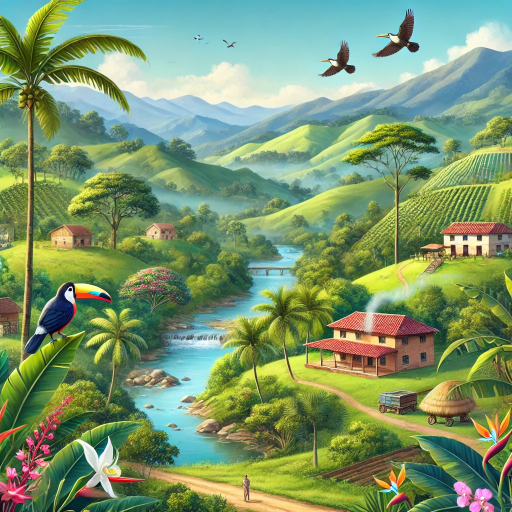
#> input picture Colombia.webp, 1024 x 1024 px (shown at 1/2 size)
$ python adv_images_pillow.py
#> lines starting #> are read from the running program, lines starting #| are printed output that depends on the picture
from PIL import Image, ImageEnhance, ImageOps, ImageFilter, ImageDraw, ImageFont
import requests as req
from io import BytesIO
import math


# Cargar imagen desde URL
def cargar_imagen(url):
    respuesta = req.get(url).content
    return Image.open(BytesIO(respuesta)).convert("RGBA")


# 1. Rotación con fondo transparente
def rotacion_transparente(imagen, grados=45):
    return imagen.rotate(grados, expand=True, fillcolor=(0, 0, 0, 0))


# 2. Crear sombra alrededor
# [40 lines left out: functions sombra, esquinas_redondeadas, recorte_circular, agregar_texto, not called in this run]


# 6. Efecto espejo (reflejo en agua)
def reflejo(imagen, factor=0.5):
    reflejo = imagen.transpose(Image.FLIP_TOP_BOTTOM)
    reflejo = reflejo.crop((0, 0, imagen.width, int(imagen.height * factor)))
    gradiente = Image.new("L", (1, reflejo.height), color=255)
    for y in range(reflejo.height):
        gradiente.putpixel((0, y), max(0, 255 - int(255 * (y / reflejo.height))))
    alpha = gradiente.resize(reflejo.size)
    reflejo.putalpha(alpha)

    resultado = Image.new("RGBA", (imagen.width, imagen.height + reflejo.height))
    resultado.paste(imagen, (0, 0))
    resultado.paste(reflejo, (0, imagen.height), reflejo)
    return resultado


# 7. Mosaico (efecto pixelado)
def pixelar(imagen, factor=10):
    pequeña = imagen.resize((imagen.width // factor, imagen.height // factor), resample=Image.NEAREST)
    return pequeña.resize(imagen.size, Image.NEAREST)


# 8. Distorsión tipo onda
def onda(imagen, amplitud=20, frecuencia=2):
    ancho, alto = imagen.size
    resultado = Image.new("RGBA", (ancho, alto))
    pixeles = imagen.load()
    resultado_pix = resultado.load()

    for y in range(alto):
        for x in range(ancho):
            nuevo_x = int(x + amplitud * math.sin(2 * math.pi * y / frecuencia))
            if 0 <= nuevo_x < ancho:
                resultado_pix[x, y] = pixeles[nuevo_x, y]
    return resultado


# 9. Superponer dos imágenes
def superponer(imagen1, imagen2, alpha=0.5):
    imagen2 = imagen2.resize(imagen1.size)
    return Image.blend(imagen1.convert("RGBA"), imagen2.convert("RGBA"), alpha)


# 10. Guardar como WebP con compresión
def guardar_webp(imagen, nombre="resultado.webp"):
    imagen.save(nombre, "WEBP", quality=80)
    print(f"Imagen guardada como {nombre}")

# ===============================
# Ejemplo de uso
# ===============================
if __name__ == "__main__":
    url = "Colombia.webp"

    img = Image.open(fp=url)
#> img is the input picture: PIL image 1024x1024 RGB; mean R, G, B 123.4, 150.7, 108.5
    #img = cargar_imagen(url)

    imagen_onda = onda(img)
#> in onda, `resultado = Image.new("RGBA", (ancho, alto))`: resultado: PIL image 1024x1024 RGBA; every value is 0
    imagen_onda.show()

    imagen_reflejo = reflejo(img)
#> in reflejo, `reflejo = imagen.transpose(Image.FLIP_TOP_BOTTOM)`:
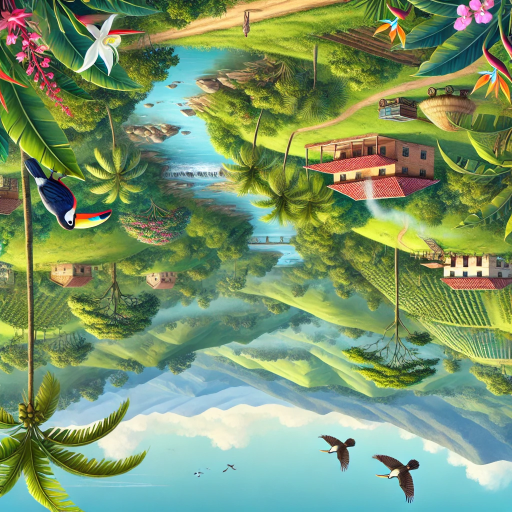
#> reflejo: PIL image 1024x1024 RGB (shown at 1/2 size); mean R, G, B 123.4, 150.7, 108.5
#> in reflejo, `reflejo = reflejo.crop((0, 0, imagen.width, int(imagen.height * factor..`:
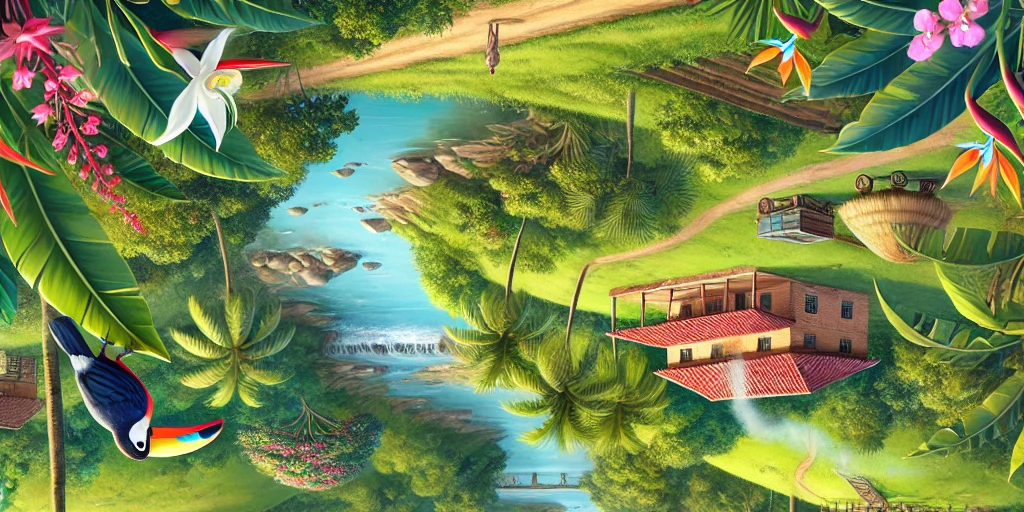
#> reflejo: PIL image 1024x512 RGB; mean R, G, B 115.6, 133.1, 78.2
#> in reflejo, `alpha = gradiente.resize(reflejo.size)`:
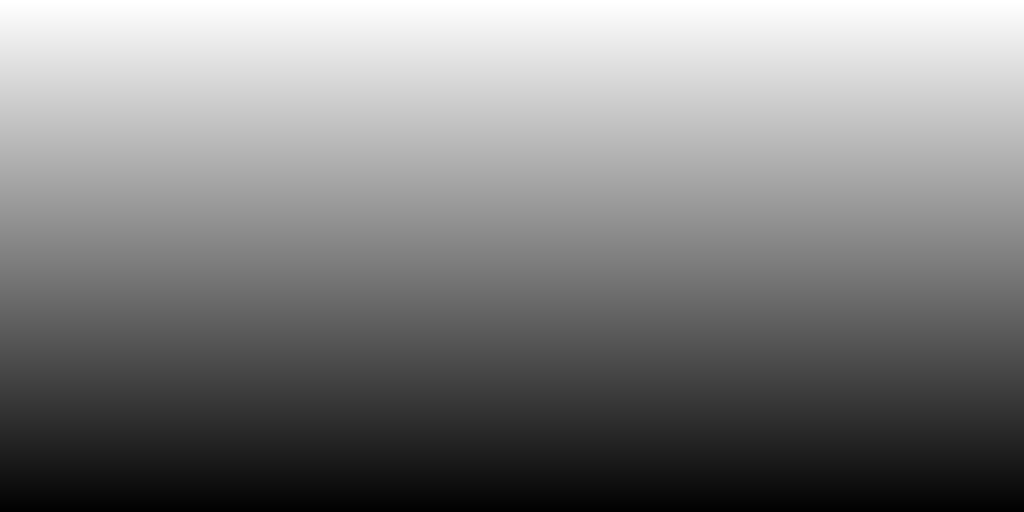
#> alpha: PIL image 1024x512 L; min 1, max 255, mean 128.2
#> in reflejo, `reflejo.putalpha(alpha)`:
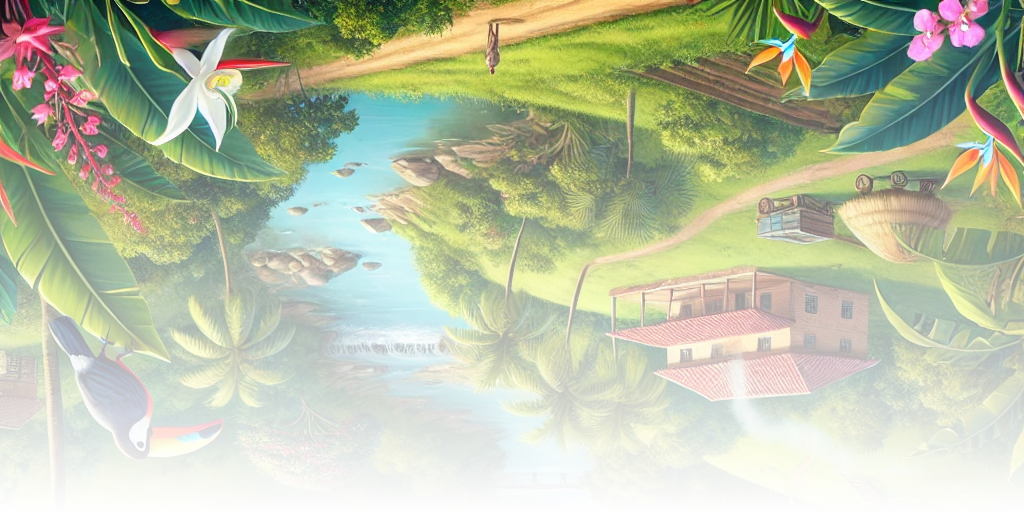
#> reflejo: PIL image 1024x512 RGBA; mean R, G, B, A 115.6, 133.1, 78.2, 128.2; transparent parts drawn white
#> in reflejo, `resultado = Image.new("RGBA", (imagen.width, imagen.height + reflejo.h..`: resultado: PIL image 1024x1536 RGBA; every value is 0
#> in reflejo, `resultado.paste(imagen, (0, 0))`:
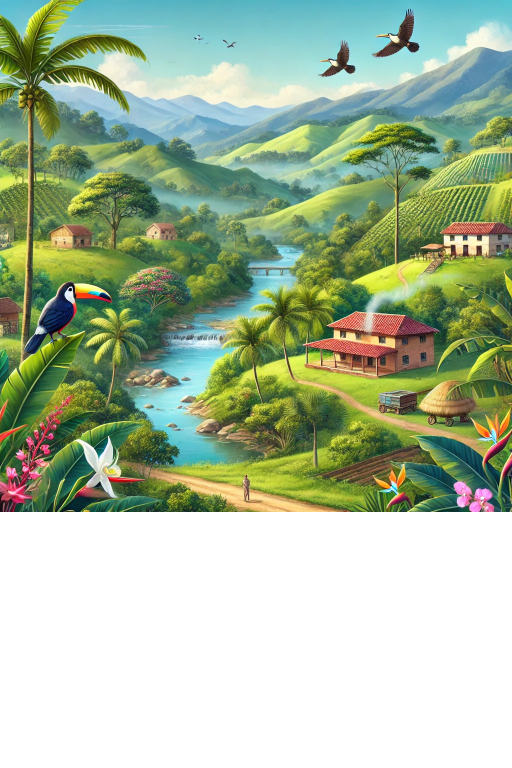
#> resultado: PIL image 1024x1536 RGBA (shown at 1/2 size); mean R, G, B, A 82.3, 100.5, 72.4, 170; transparent parts drawn white
#> in reflejo, `resultado.paste(reflejo, (0, imagen.height), reflejo)`:
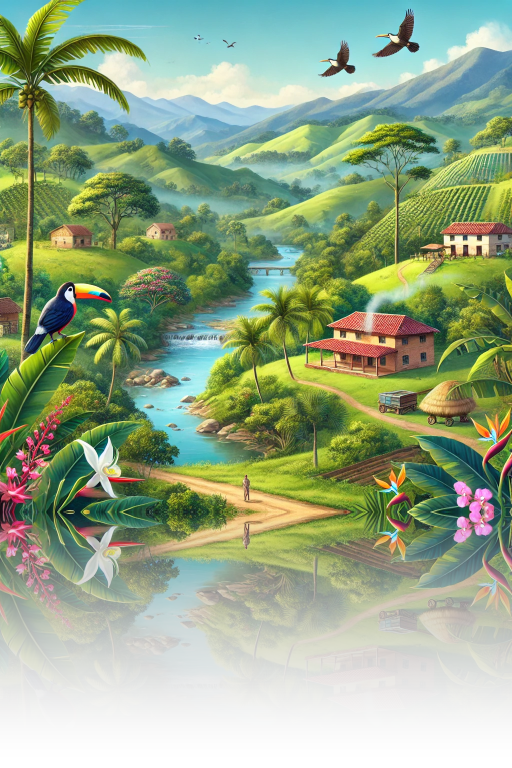
#> resultado: PIL image 1024x1536 RGBA (shown at 1/2 size); mean R, G, B, A 101.6, 122.3, 85.4, 198.6; transparent parts drawn white
    imagen_reflejo.show()

    #guardar
    guardar_webp(imagen_reflejo, "Test/reflejo.png")

$ run again, with bulldog.jpg saved as Colombia.webp
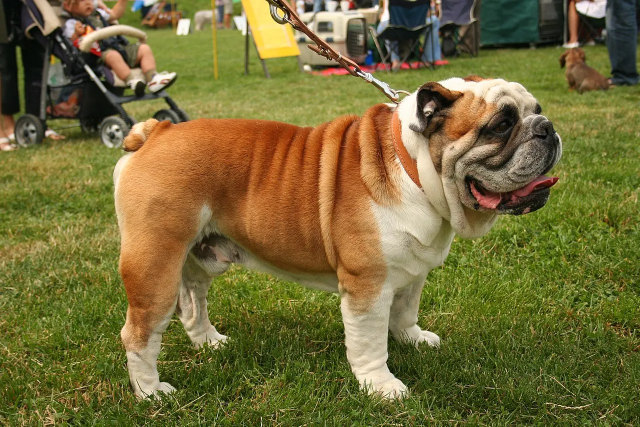
#> input picture bulldog.jpg, 1280 x 853 px (shown at 1/2 size)
#> img is the input picture: PIL image 1280x853 RGB; mean R, G, B 117.4, 107.7, 56.7
#> in reflejo, `reflejo.putalpha(alpha)`:
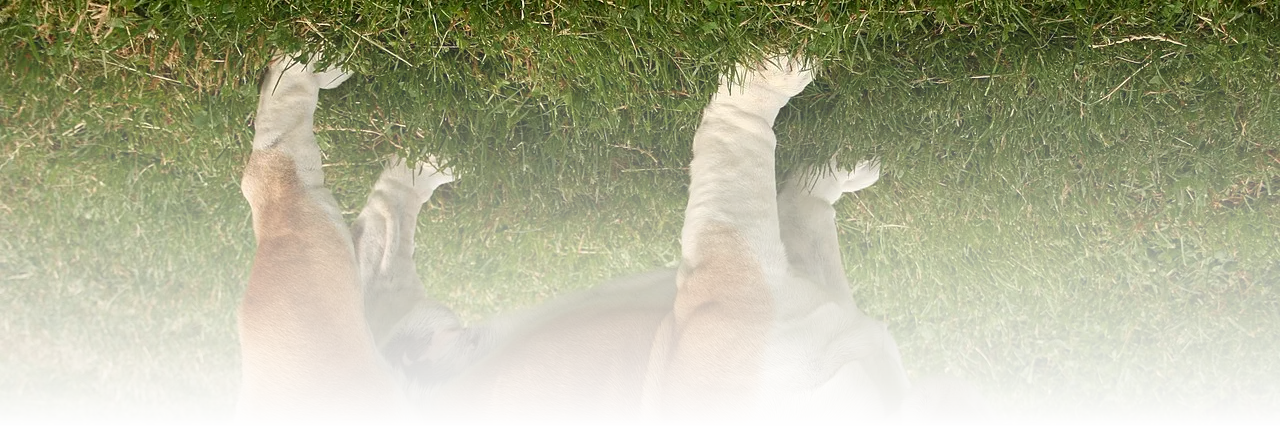
#> reflejo: PIL image 1280x426 RGBA; mean R, G, B, A 106.9, 105.4, 47.2, 128.3; transparent parts drawn white
#> in reflejo, `resultado.paste(reflejo, (0, imagen.height), reflejo)`:
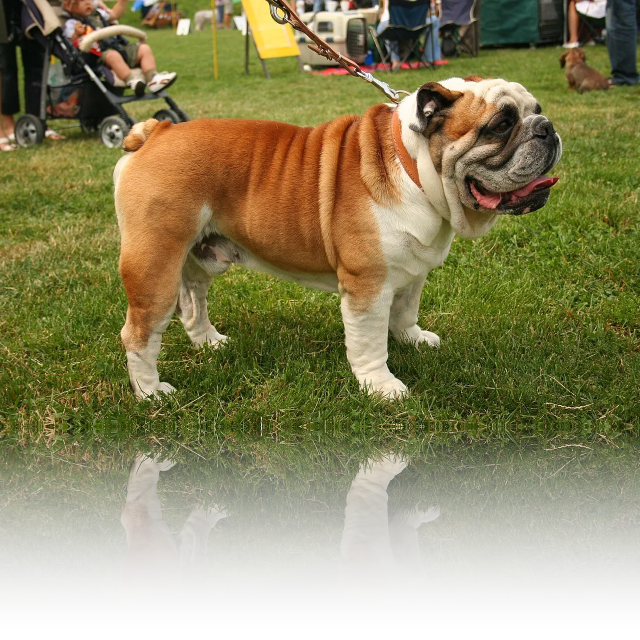
#> resultado: PIL image 1280x1279 RGBA (shown at 1/2 size); mean R, G, B, A 94.3, 88.5, 45, 198.6; transparent parts drawn white
